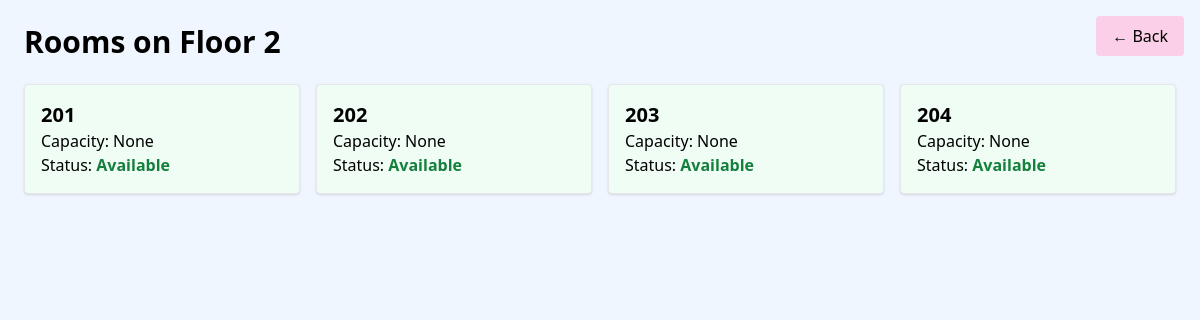
/floor/2/, run on the app's committed database.
### room/models.py (models this page shows, shortened)
class Room(models.Model):
    room_id = models.AutoField(primary_key=True)
    room_name = models.CharField(max_length=50, null=False)
    cap = models.IntegerField(null=True, blank=True)
    floor = models.IntegerField()
    status = models.BooleanField(default=False)

### room/views.py (the view)
# urls.py: path('floor/<int:floor>/', views.floor_rooms, name='floor_rooms'),
def floor_rooms(request, floor):
    rooms = Room.objects.filter(floor=floor)
    context = {
        'floor': floor,
        'rooms': rooms
    }
    return render(request, 'room/floor_rooms.html', context)

### room/templates/room/floor_rooms.html (shortened to what this page needs)
<!DOCTYPE html>
<html lang="en">
<head>
  <script src="https://cdn.tailwindcss.com"></script>
</head>
<body class="bg-blue-50 p-6">
  <a href="{% url 'home' %}" class="fixed top-4 right-4 bg-pink-200 px-4 py-2 rounded hover:bg-pink-300 z-50">← Back</a>
  <h1 class="text-3xl font-bold mb-6">Rooms on Floor {{ floor }}</h1>
  {% if rooms %}
  <div class="grid grid-cols-1 sm:grid-cols-2 md:grid-cols-3 lg:grid-cols-4 gap-4">
    {% for room in rooms %}
      {% if room.status %}
        <a href="{% url 'booking_page' room.room_id %}"
           class="block border p-4 rounded shadow bg-green-50 hover:bg-green-100 hover:scale-105 hover:shadow-lg transition-all duration-300 transform">
          <h2 class="text-xl font-bold">{{ room.room_name }}</h2>
          <p>Capacity: {{ room.cap }}</p>
          <p>Status: <span class="font-semibold text-green-700">Available</span></p>
        </a>
      {% else %}
        <div class="block border p-4 rounded shadow bg-red-50 cursor-not-allowed">
          <h2 class="text-xl font-bold">{{ room.room_name }}</h2>
          <p>Capacity: {{ room.cap }}</p>
          <p>Status: <span class="font-semibold text-red-700">Occupied</span></p>
        </div>
      {% endif %}
    {% endfor %}
  </div>
  {% else %}
    <p>No rooms available on this floor.</p>
  {% endif %}
</body>
</html>

### data on the page
Room: room_name "201", cap "None"
Room: room_name "202", cap "None"
Room: room_name "203", cap "None"
Room: room_name "204", cap "None"

### other printed values
{{ floor }} "2"
